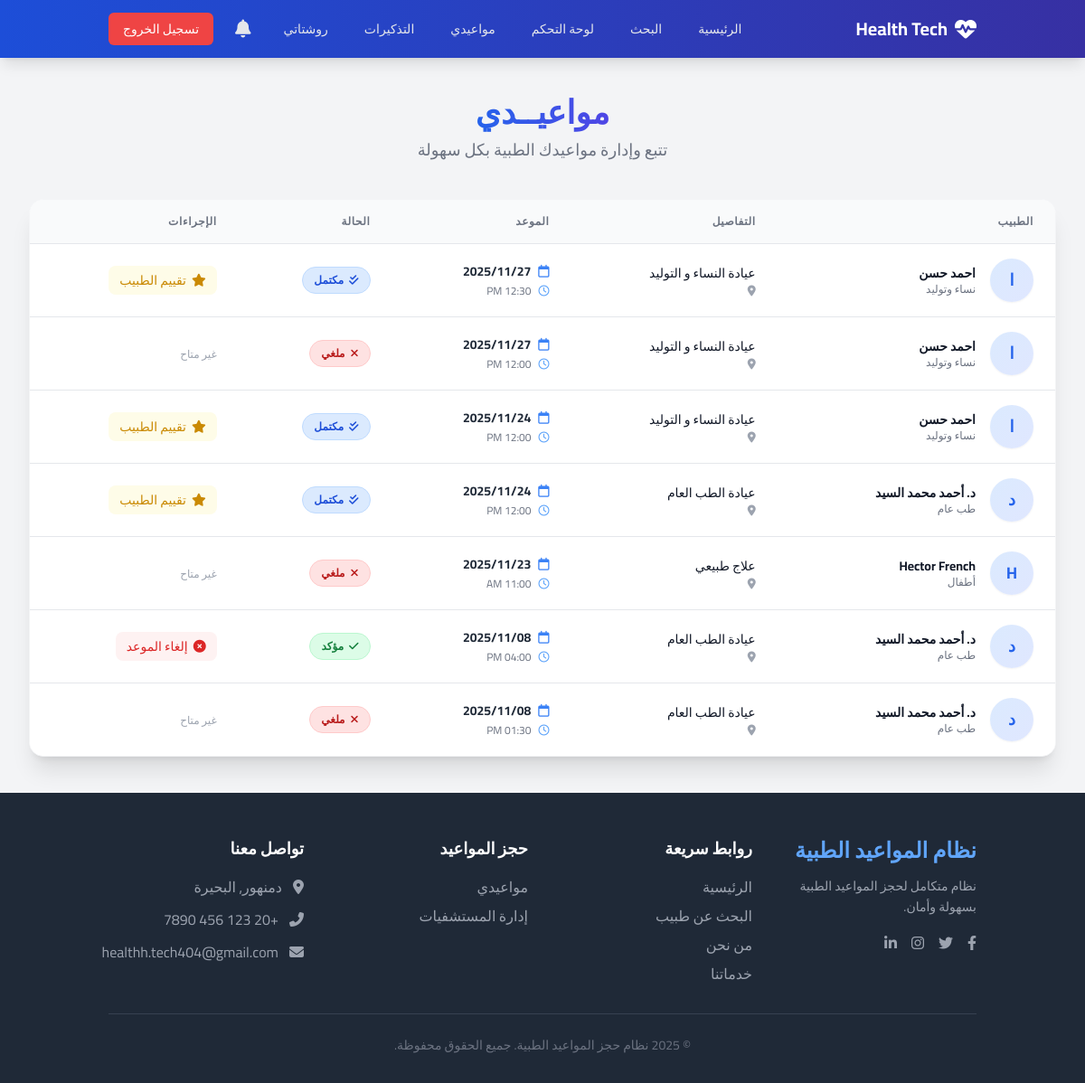
The page /patient/appointments.php (signed in) on the database its author committed.
### tables this page shows
CREATE TABLE `appointments` (
  `id` int(11) NOT NULL,
  `user_id` int(11) NOT NULL,
  `patient_id` int(11) DEFAULT NULL,
  `doctor_id` int(11) NOT NULL,
  `clinic_id` int(11) NOT NULL,
  `appointment_date` date NOT NULL,
  `appointment_time` time NOT NULL,
  `appointment_type` varchar(50) DEFAULT 'استشارة عامة',
  `appointment_datetime` datetime DEFAULT NULL,
  `status` enum('pending','confirmed','completed','cancelled') DEFAULT 'pending',
  `notes` text DEFAULT NULL,
  `created_at` timestamp NOT NULL DEFAULT current_timestamp(),
  `updated_at` timestamp NOT NULL DEFAULT current_timestamp() ON UPDATE current_timestamp()
);

CREATE TABLE `doctors` (
  `id` int(11) NOT NULL,
  `full_name` varchar(100) NOT NULL,
  `specialty_id` int(11) DEFAULT NULL,
  `clinic_id` int(11) DEFAULT NULL,
  `hospital_id` int(11) DEFAULT NULL,
  `department_id` int(11) DEFAULT NULL,
  `phone` varchar(20) DEFAULT NULL,
  `email` varchar(100) DEFAULT NULL,
  `experience_years` int(11) DEFAULT NULL,
  `education` text DEFAULT NULL,
  `image` varchar(200) DEFAULT NULL,
  `rating` decimal(3,2) DEFAULT 0.00,
  `is_active` tinyint(1) DEFAULT 1,
  `consultation_fee` decimal(10,2) DEFAULT 0.00,
  `bio` text DEFAULT NULL,
  `created_at` timestamp NOT NULL DEFAULT current_timestamp(),
  `user_id` int(11) NOT NULL,
  `calculated_rating` decimal(3,2) DEFAULT 0.00 COMMENT 'Calculated average rating',
  `total_ratings` int(11) DEFAULT 0 COMMENT 'Total number of ratings'
);

CREATE TABLE `specialties` (
  `id` int(11) NOT NULL,
  `name` varchar(100) NOT NULL,
  `description` text DEFAULT NULL,
  `icon` varchar(100) DEFAULT NULL
);

CREATE TABLE `clinics` (
  `id` int(11) NOT NULL,
  `hospital_id` int(11) DEFAULT NULL,
  `name` varchar(200) NOT NULL,
  `specialty_id` int(11) DEFAULT NULL,
  `address` text DEFAULT NULL,
  `phone` varchar(20) DEFAULT NULL,
  `email` varchar(100) DEFAULT NULL,
  `description` text DEFAULT NULL,
  `image` varchar(200) DEFAULT NULL,
  `consultation_fee` decimal(10,2) DEFAULT 0.00,
  `rating` decimal(3,2) DEFAULT 0.00,
  `created_at` timestamp NOT NULL DEFAULT current_timestamp()
);

### includes/functions.php (called while the page is built, shortened)
<?php
require_once __DIR__ . '/../config/database.php';
function get_appointments_by_user_id($user_id)
{
    global $conn;
    $sql = "SELECT
                a.id, a.appointment_date, a.appointment_time, a.status,
                d.full_name as doctor_name,
                s.name as specialty_name,
                c.name as clinic_name,
                c.address as clinic_address
            FROM appointments a
            JOIN doctors d ON a.doctor_id = d.id
            JOIN specialties s ON d.specialty_id = s.id
            JOIN clinics c ON d.clinic_id = c.id
            WHERE a.user_id = ?
            ORDER BY a.appointment_date DESC, a.appointment_time DESC";
    try {
        $stmt = $conn->prepare($sql);
        $stmt->execute([$user_id]);
        return $stmt->fetchAll();
    } catch (PDOException $e) {
        error_log('Get appointments by user ID error: ' . $e->getMessage());
        return [];
    }
}

### patient/appointments.php (the view, shortened to what this page needs)
<?php
require_once '../includes/functions.php';
$user_id = $_SESSION['user_id'];
$appointments = get_appointments_by_user_id($user_id);
?>
<!DOCTYPE html>
<html lang="ar" dir="rtl">
<head>
    <script src="https://cdn.tailwindcss.com"></script>
    <link rel="stylesheet" href="https://cdnjs.cloudflare.com/ajax/libs/font-awesome/6.4.0/css/all.min.css">
</head>
<body class="font-cairo flex flex-col min-h-screen">
    <?php require_once '../includes/header.php'; ?>
    <main class="flex-1 py-10 px-4 sm:px-6 lg:px-8">
        <div class="max-w-7xl mx-auto">
            <div class="text-center mb-10 animate-fade-in">
                <h1 class="text-3xl md:text-4xl font-extrabold text-gray-900 mb-2">
                    <span class="bg-clip-text text-transparent bg-gradient-to-r from-blue-600 to-indigo-600">
                    </span>
                </h1>
                <p class="text-gray-500 text-lg">تتبع وإدارة مواعيدك الطبية بكل سهولة</p>
            </div>
            <?php if (empty($appointments)): ?>
                <div class="animate-fade-in bg-white rounded-3xl shadow-xl p-12 text-center max-w-2xl mx-auto border border-gray-100">
                    <div class="w-24 h-24 bg-blue-50 rounded-full flex items-center justify-center mx-auto mb-6">
                        <i class="fas fa-calendar-plus text-4xl text-blue-500"></i>
                    </div>
                    <h3 class="text-2xl font-bold text-gray-900 mb-3">لا توجد مواعيد حالياً</h3>
                    <p class="text-gray-500 mb-8 leading-relaxed">لم تقم بحجز أي موعد طبي بعد. ابدأ رحلتك الصحية معنا واحجز موعدك الأول الآن.</p>
                    <a href="../search.php" class="inline-flex items-center justify-center px-8 py-4 border border-transparent text-base font-bold rounded-xl text-white bg-gradient-to-r from-blue-600 to-indigo-600 hover:from-blue-700 hover:to-indigo-700 shadow-lg hover:shadow-xl transition-all duration-300 transform hover:-translate-y-1">
                        <i class="fas fa-search ml-2"></i>
                        ابحث عن طبيب
                    </a>
                </div>
            <?php else: ?>
                <div class="hidden md:block bg-white rounded-2xl shadow-xl overflow-hidden border border-gray-100 animate-fade-in">
                    <div class="overflow-x-auto">
                        <table class="min-w-full divide-y divide-gray-200">
                            <thead class="bg-gray-50">
                                <tr>
                                    <th scope="col" class="px-6 py-4 text-right text-xs font-bold text-gray-500 uppercase tracking-wider">
                                        الطبيب
                                    </th>
                                    <th scope="col" class="px-6 py-4 text-right text-xs font-bold text-gray-500 uppercase tracking-wider">
                                        التفاصيل
                                    </th>
                                    <th scope="col" class="px-6 py-4 text-right text-xs font-bold text-gray-500 uppercase tracking-wider">
                                        الموعد
                                    </th>
                                    <th scope="col" class="px-6 py-4 text-right text-xs font-bold text-gray-500 uppercase tracking-wider">
                                        الحالة
                                    </th>
                                    <th scope="col" class="px-6 py-4 text-right text-xs font-bold text-gray-500 uppercase tracking-wider">
                                        الإجراءات
                                    </th>
                                </tr>
                            </thead>
                            <tbody class="bg-white divide-y divide-gray-200">
                                <?php foreach ($appointments as $index => $appt): ?>
                                    <tr class="hover:bg-blue-50/30 transition-colors duration-200" style="animation-delay: <?php echo $index * 100; ?>ms">
                                        <td class="px-6 py-4 whitespace-nowrap">
                                            <div class="flex items-center">
                                                <div class="flex-shrink-0 h-12 w-12 bg-gradient-to-br from-blue-100 to-indigo-100 rounded-full flex items-center justify-center text-blue-600 font-bold text-lg shadow-sm">
                                                    <?php echo mb_substr($appt['doctor_name'], 0, 1, 'UTF-8'); ?>
                                                </div>
                                                <div class="mr-4">
                                                    <div class="text-sm font-bold text-gray-900"><?php echo htmlspecialchars($appt['doctor_name']); ?></div>
                                                    <div class="text-xs text-gray-500"><?php echo htmlspecialchars($appt['specialty_name']); ?></div>
                                                </div>
                                            </div>
                                        </td>
                                        <td class="px-6 py-4 whitespace-nowrap">
                                            <div class="text-sm text-gray-900 font-medium"><?php echo htmlspecialchars($appt['clinic_name']); ?></div>
                                            <div class="text-xs text-gray-500 flex items-center mt-1">
                                                <i class="fas fa-map-marker-alt ml-1 text-gray-400"></i>
                                            </div>
                                        </td>
                                        <td class="px-6 py-4 whitespace-nowrap">
                                            <div class="flex flex-col">
                                                <span class="text-sm font-bold text-gray-800 flex items-center">
                                                    <i class="far fa-calendar ml-2 text-blue-500"></i>
                                                    <?php echo date('Y/m/d', strtotime($appt['appointment_date'])); ?>
                                                </span>
                                                <span class="text-xs text-gray-500 mt-1 flex items-center">
                                                    <i class="far fa-clock ml-2 text-blue-400"></i>
                                                    <?php echo date('h:i A', strtotime($appt['appointment_time'])); ?>
                                                </span>
                                            </div>
                                        </td>
                                        <td class="px-6 py-4 whitespace-nowrap">
                                            <?php
                                            $status_config = [
                                                'confirmed' => ['bg-green-100', 'text-green-700', 'border-green-200', 'مؤكد', 'fa-check'],
                                                'completed' => ['bg-blue-100', 'text-blue-700', 'border-blue-200', 'مكتمل', 'fa-check-double'],
                                                'cancelled' => ['bg-red-100', 'text-red-700', 'border-red-200', 'ملغي', 'fa-times'],
                                                'pending' => ['bg-yellow-100', 'text-yellow-700', 'border-yellow-200', 'قيد الانتظار', 'fa-hourglass-half']
                                            ];
                                            $status = $appt['status'];
                                            $config = $status_config[$status] ?? $status_config['pending'];
                                            ?>
                                            <span class="px-3 py-1 inline-flex text-xs leading-5 font-bold rounded-full border <?php echo $config[0] . ' ' . $config[1] . ' ' . $config[2]; ?> items-center">
                                                <i class="fas <?php echo $config[4]; ?> ml-1.5"></i>
                                                <?php echo $config[3]; ?>
                                            </span>
                                        </td>
                                        <td class="px-6 py-4 whitespace-nowrap text-sm font-medium">
                                            <?php if ($appt['status'] === 'confirmed'): ?>
                                                <a href="../cancel_appointment.php?id=<?php echo $appt['id']; ?>"
                                                   onclick="return confirm('هل أنت متأكد من رغبتك في إلغاء هذا الموعد؟');"
                                                   class="text-red-600 hover:text-red-900 bg-red-50 hover:bg-red-100 px-3 py-1.5 rounded-lg transition-colors duration-200 flex items-center w-fit">
                                                    <i class="fas fa-times-circle ml-1.5"></i>
                                                    إلغاء الموعد
                                                </a>
                                            <?php elseif ($appt['status'] === 'completed'): ?>
                                                <a href="../rate_doctor.php?appointment_id=<?php echo $appt['id']; ?>"
                                                   class="text-yellow-600 hover:text-yellow-900 bg-yellow-50 hover:bg-yellow-100 px-3 py-1.5 rounded-lg transition-colors duration-200 flex items-center w-fit">
                                                    <i class="fas fa-star ml-1.5"></i>
                                                    تقييم الطبيب
                                                </a>
                                            <?php else: ?>
                                                <span class="text-gray-400 cursor-not-allowed text-xs">غير متاح</span>
                                            <?php endif; ?>
                                        </td>
                                    </tr>
                                <?php endforeach; ?>
                            </tbody>
                        </table>
                    </div>
                </div>
            <?php endif; ?>
        </div>
    </main>
    <?php require_once '../includes/footer.php'; ?>
</body>
</html>

### patient/appointments.php (style rules this page uses)
body { background-color: #f3f4f6; }
.animate-fade-in { animation: fadeIn 0.5s ease-out forwards; }

### rows shown on the page
appointments: doctor.full_name "ا", doctor.full_name "احمد حسن", specialties.name "نساء وتوليد", clinic.name "عيادة النساء و التوليد", appointment_date "2025/11/27", appointment_time "12:30 PM", status "مكتمل"
appointments: doctor.full_name "ا", doctor.full_name "احمد حسن", specialties.name "نساء وتوليد", clinic.name "عيادة النساء و التوليد", appointment_date "2025/11/27", appointment_time "12:00 PM", status "ملغي", shows "غير متاح"
appointments: doctor.full_name "ا", doctor.full_name "احمد حسن", specialties.name "نساء وتوليد", clinic.name "عيادة النساء و التوليد", appointment_date "2025/11/24", appointment_time "12:00 PM", status "مكتمل"
appointments: doctor.full_name "د", doctor.full_name "د. أحمد محمد السيد", specialties.name "طب عام", clinic.name "عيادة الطب العام", appointment_date "2025/11/24", appointment_time "12:00 PM", status "مكتمل"
appointments: doctor.full_name "H", doctor.full_name "Hector French", specialties.name "أطفال", clinic.name "علاج طبيعي", appointment_date "2025/11/23", appointment_time "11:00 AM", status "ملغي", shows "غير متاح"
appointments: doctor.full_name "د", doctor.full_name "د. أحمد محمد السيد", specialties.name "طب عام", clinic.name "عيادة الطب العام", appointment_date "2025/11/08", appointment_time "04:00 PM", status "مؤكد"
appointments: doctor.full_name "د", doctor.full_name "د. أحمد محمد السيد", specialties.name "طب عام", clinic.name "عيادة الطب العام", appointment_date "2025/11/08", appointment_time "01:30 PM", status "ملغي", shows "غير متاح"
